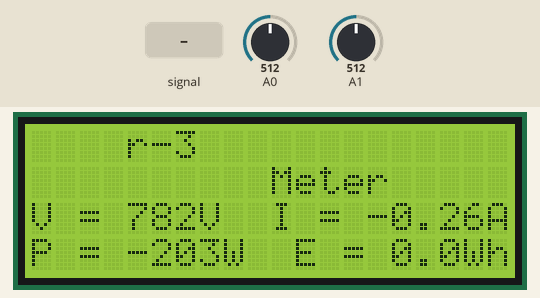
This sketch was run on a simulated Arduino Uno, built with avr-gcc and run on an emulated ATmega328P. Shown: 20×4 character LCD. The inputs (shaded band) are chosen by the test bench; at power-on: A0 = 512, A1 = 512.

Above: at 1.2 s.
1.3 s: A1 fed a 2 Hz sine of ±306 counts around its level
At 2.08 s:
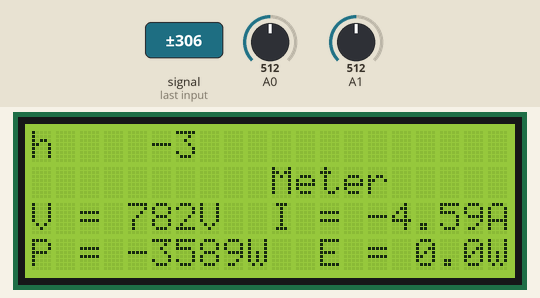
4.3 s: A0 set to 900
At 4.75 s:
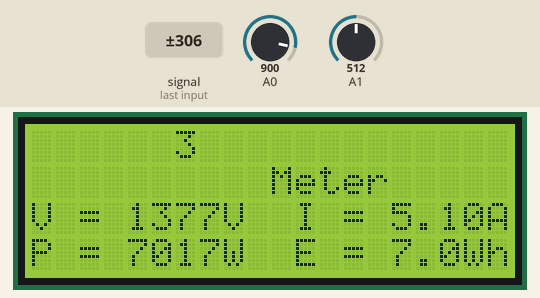
6.9 s: A0 set to 0
At 7.41 s:
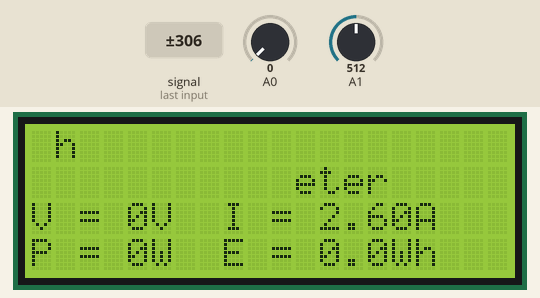
9.3 s: A0 set to 110
At 9.78 s:
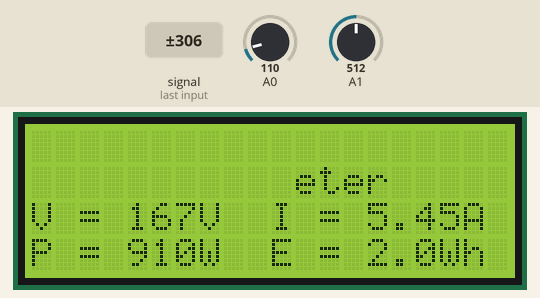
11.0 s: A0 set to 716
At 11.26 s:
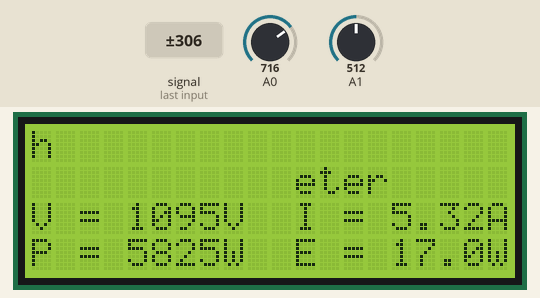
12.5 s: A1 set to 490
At 13.9 s:
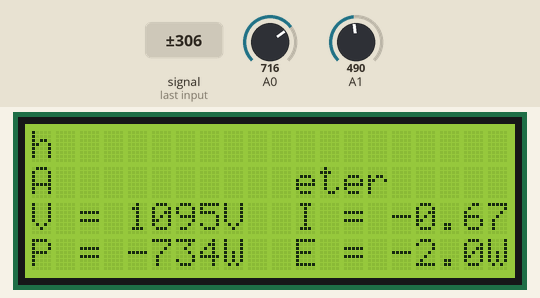
Timing chart, 0 to 15.5 s (numbered marks = the images above; inputs shaded):
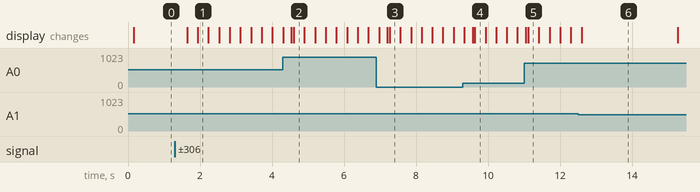

The sketch:

energy_meter_2.ino
```cpp
#include <LiquidCrystal.h>
LiquidCrystal lcd(13, 12, 11, 10, 9, 8);


void setup()
{
  lcd.begin(20, 4); // set up the LCD's number of columns and rows:
  lcd.setCursor(0,0);
  lcd.print("Grour-3");
  lcd.setCursor(0,1);
  lcd.print("AC Energy Meter");
}

unsigned int get_max() {
  unsigned int max_v = 0;
  for(int i = 0; i < 100; i++) {
    unsigned int r = analogRead(A0);  // read from analog channel 3 (A3)
    if(max_v < r) {
      max_v = r;
    }
    delayMicroseconds(200);
  }
  return max_v;
}

void loop()
{


  uint32_t Vrms = get_max();
  Vrms = Vrms * 1100/1023;
  Vrms /= sqrt(2);
  Vrms*=2.017; // calibration factor


  lcd.setCursor(0,2);
  lcd.print("V = ");
  lcd.print(Vrms);
  lcd.print("V  ");

// this part is for RMS current
  const float sensitivity = 185;   // Sensitivity (100mV per Amp for ACS712-20A)
  const int offsetvoltage = 2568;

  unsigned int temp=0;
  float max = 0;
  for(int i=0;i<500;i++)
  {
    temp = analogRead(A1);
    if(temp>max)
    {
      max = temp;
    }
  }
  float ADCvalue = max;
  double eVoltage = (ADCvalue / 1024.0) * 5000; // Gets you mV
  double Current = ((eVoltage - offsetvoltage) / sensitivity);
  Current = ( Current ) / ( sqrt(2) );


  lcd.print("I = ");
  lcd.print(Current,2);
  lcd.print("A          "); //unit for the current to be measured

  //************************* Measure Power ******************************************
  int Power = (Vrms * Current);

  lcd.setCursor(0,3);
  lcd.print("P = ");
  lcd.print(Power);
  lcd.print("W  "); //unit for the current to be measured


  long milisec = millis(); // calculate time in milliseconds
  long time=milisec/1000; // convert milliseconds to seconds

  float Energy = (Power*time)/3600; //Watt-sec is again convert to Watt-Hr by dividing 1hr(3600sec)

  lcd.print("E = ");
  lcd.print(Energy,1);
  lcd.print("Wh    ");

  delay(200);

}
```

Measured:
- after the input at 1.3 s, the display: first changes after 0.34 s (image 1 shows a later state)
- after the input at 4.3 s, the display: first differs from a run without the input after 0.24 s (image 2 shows a later state)
- after the input at 6.9 s, the display: first differs from a run without the input after 0.31 s (image 3 shows a later state)
- after the input at 9.3 s, the display: first differs from a run without the input after 0.27 s (image 4 shows a later state)
- after the input at 11.0 s, the display: first changes after 0.05 s (image 5 shows a later state)
